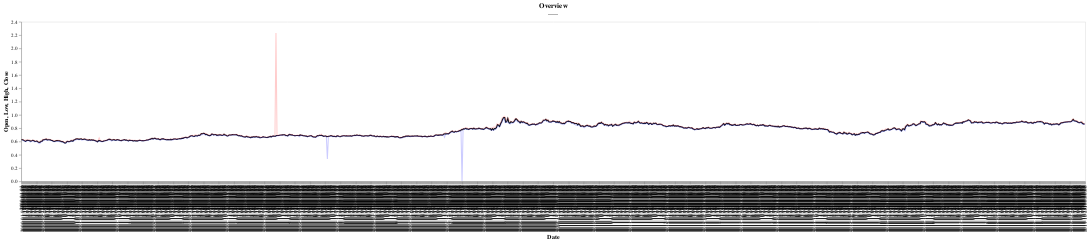

Source (notebook cell):
### Code cell
ch_open = alt.Chart(data_open_homogenious).mark_line(opacity =1, color = "black").encode(
    alt.X('Date:N'),
    alt.Y('Open:Q',axis=alt.Axis(grid=False)), #, scale=alt.Scale(zero=False)
    )
 
ch_close = alt.Chart(data_homogenious_format).mark_line(opacity =0.2).encode(
    alt.X('Date:N'),
    alt.Y('Close:Q',axis=alt.Axis(grid=False)),
    )

ch_high = alt.Chart(data_homogenious_format).mark_line(opacity =0.2, color = "red").encode(
    alt.X('Date:N'),
    alt.Y('High:Q',axis=alt.Axis(grid=False)),
    )

ch_low = alt.Chart(data_homogenious_format).mark_line(opacity =0.2, color = "blue").encode(
    alt.X('Date:N'),
    alt.Y('Low:Q',axis=alt.Axis(grid=False) ),
    )


overview = (ch_open + ch_low + ch_high + ch_close).properties(
    title={
        "text": "Overview",
        "subtitle": "-----"
    }, width = 15000)
(overview)

### Figure 1 — Vega-Lite specification as saved in the notebook (floating-point values rounded to 4 significant figures; data arrays with more than 128 entries replaced by an {"elided": "..."} marker saying what was removed)
{"config": {"view": {"continuousWidth": 400, "continuousHeight": 300}}, "layer": [{"data": {"name": "data-8eafbb9aace4f1db028b73c886fef210"}, "mark": {"type": "line", "color": "black", "opacity": 1}, "encoding": {"x": {"field": "Date", "type": "nominal"}, "y": {"axis": {"grid": false}, "field": "Open", "type": "quantitative"}}}, {"data": {"name": "data-9258580c5e917a26d5e8cf4fc57e4ca8"}, "mark": {"type": "line", "color": "blue", "opacity": 0.2}, "encoding": {"x": {"field": "Date", "type": "nominal"}, "y": {"axis": {"grid": false}, "field": "Low", "type": "quantitative"}}}, {"data": {"name": "data-9258580c5e917a26d5e8cf4fc57e4ca8"}, "mark": {"type": "line", "color": "red", "opacity": 0.2}, "encoding": {"x": {"field": "Date", "type": "nominal"}, "y": {"axis": {"grid": false}, "field": "High", "type": "quantitative"}}}, {"data": {"name": "data-9258580c5e917a26d5e8cf4fc57e4ca8"}, "mark": {"type": "line", "opacity": 0.2}, "encoding": {"x": {"field": "Date", "type": "nominal"}, "y": {"axis": {"grid": false}, "field": "Close", "type": "quantitative"}}}], "title": {"text": "Overview", "subtitle": "-----"}, "width": 15000, "$schema": "https://vega.github.io/schema/vega-lite/v4.17.0.json", "datasets": {"data-8eafbb9aace4f1db028b73c886fef210": {"elided": "1035 records"}, "data-9258580c5e917a26d5e8cf4fc57e4ca8": {"elided": "1035 records"}}}
